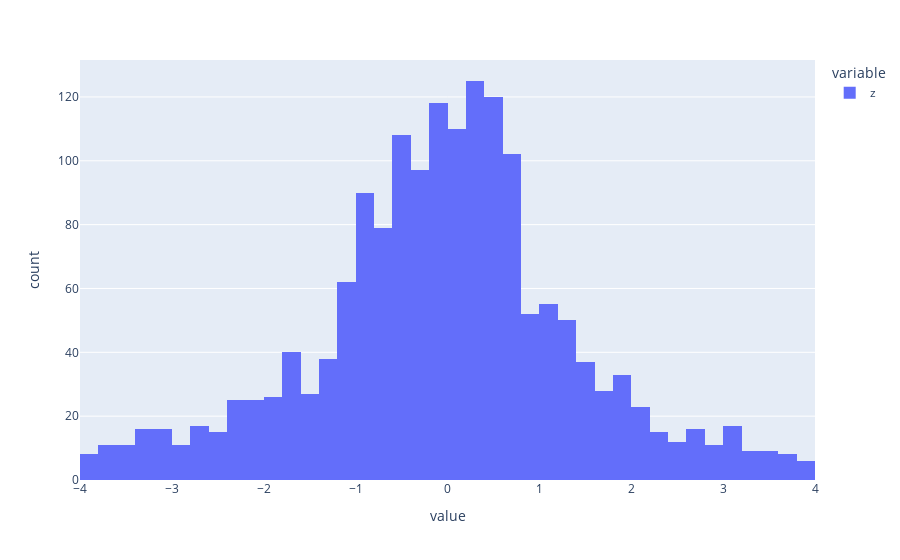

The code cell stored with this chart in its notebook:
### Markdown cell above
### Cauchy

### Code cell
px.histogram(df.z[abs(df.z) < 4])

### Figure 1 — Plotly figure (JSON) as saved in the notebook; plotly's stock layout.template omitted (floating-point values rounded to 4 significant figures; data arrays with more than 128 entries replaced by an {"elided": "..."} marker saying what was removed)
{"data": [{"alignmentgroup": "True", "bingroup": "x", "hovertemplate": "variable=z<br>value=%{x}<br>count=%{y}<extra></extra>", "legendgroup": "z", "marker": {"color": "#636efa", "pattern": {"shape": ""}}, "name": "z", "offsetgroup": "z", "orientation": "v", "showlegend": true, "type": "histogram", "x": {"elided": "1678 float values"}, "xaxis": "x", "yaxis": "y"}], "layout": {"autosize": true, "barmode": "relative", "legend": {"title": {"text": "variable"}, "tracegroupgap": 0}, "margin": {"t": 60}, "xaxis": {"anchor": "y", "autorange": true, "domain": [0, 1], "range": [-4, 4], "title": {"text": "value"}, "type": "linear"}, "yaxis": {"anchor": "x", "autorange": true, "domain": [0, 1], "range": [0, 131.6], "title": {"text": "count"}}}}
